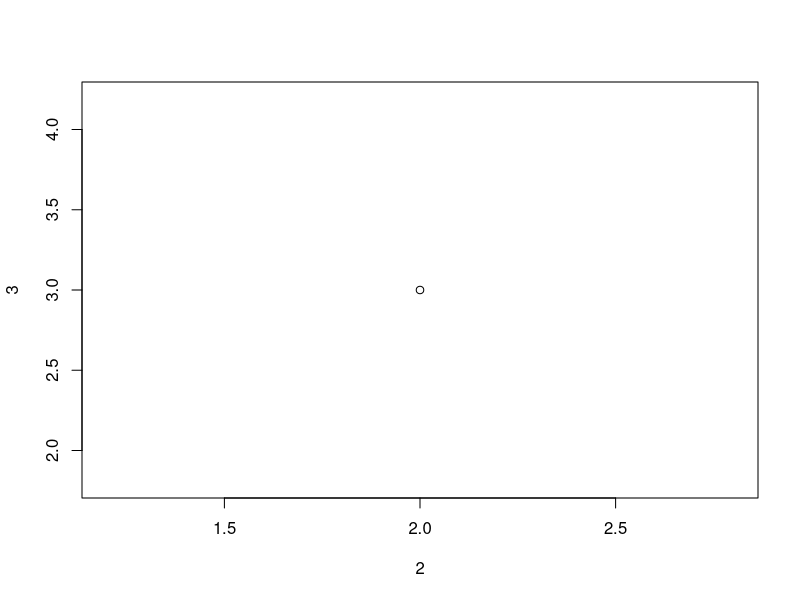

This chart was generated by the following R code:
z <- 4 # assign num to value
11 - 6 # operations example

ben <- c(1,2,5) # list a series of nums
ben * 2 # multiply each by 2

plot(2,3) # plot a num(s) on a graph

install.packages("tidyverse") # install packages

library(tidyverse) # load libray

select(mtcars, carb) # selects all carburetors from cars